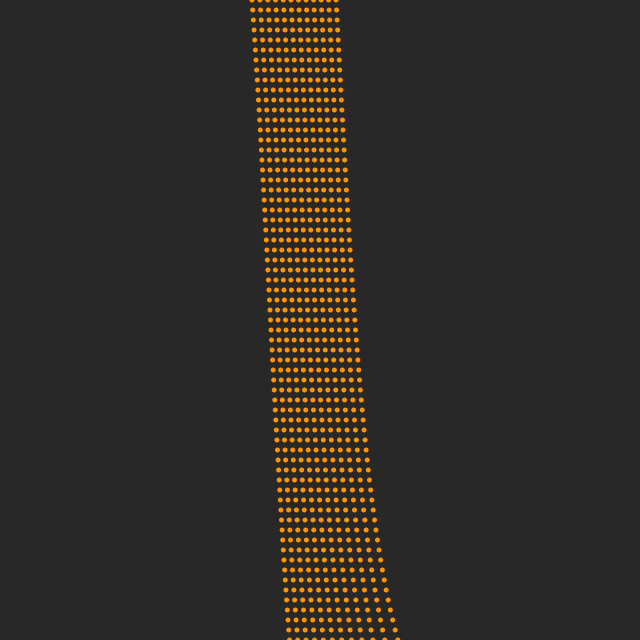
Frame 1 (no input)
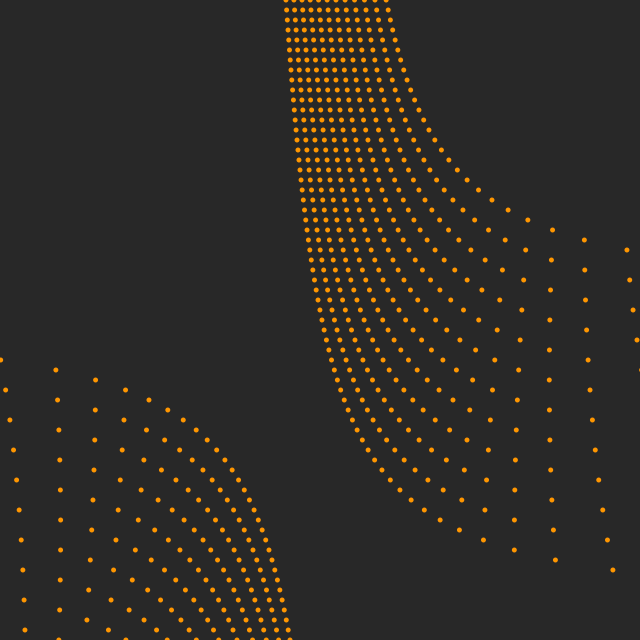
Frame 60 (the mouse pressed at the canvas centre just before this capture)
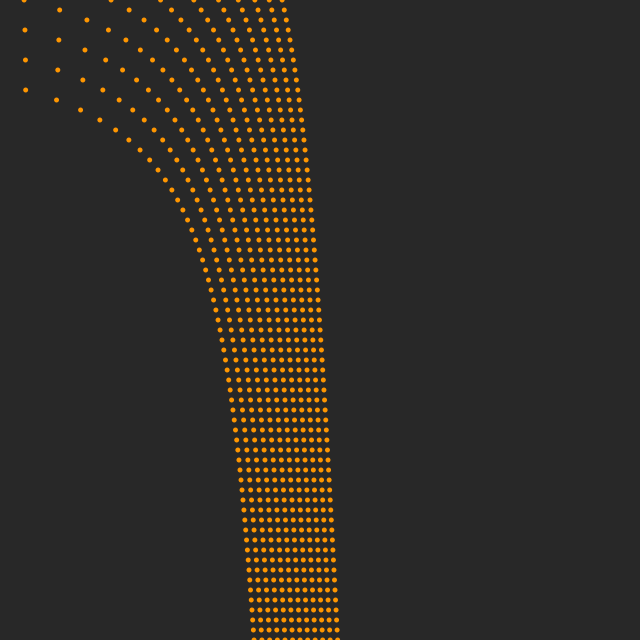
Frame 120 (the mouse held since frame 60 and released just before this capture)

The Processing sketch that drew these frames (run headless with seeded random() and noise(); from frame 60 on, the mouse is pressed at the canvas centre):

// Processing sketch: processing_172637
// ── processing_172637.pde

float a = 30;

void setup() {
  size(640, 640);
  noStroke();
  fill(255, 150, 0);
}

void draw() {
  background(40);
  translate(width/2-50, height/2);
  for (int i = 0; i < 360; i+=a) {
    for(int q = -36; q < 36; q++){
      float x = i/(a/6)+tan(radians(dist(i/(a/2), i/(a/2), 0, 0)+q+frameCount))*a;
      ellipse(x, q*10, 5, 5); 
    }
  }
}
